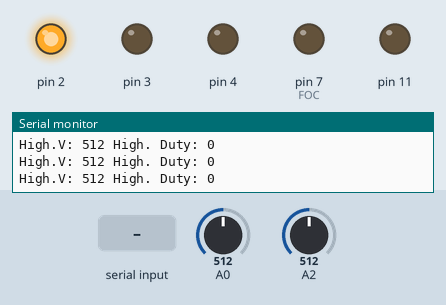
Bench run of a sketch on a simulated Arduino Uno, built with avr-gcc and run on an emulated ATmega328P. On the bench: output pins drawn as LEDs (lit = HIGH), the last lines printed to the serial monitor. The inputs (shaded band) are chosen by the test bench; at power-on: A0 = 512, A2 = 512.

Above: at 1.3 s.
1.4 s: A0 set to 0
At 1.56 s:
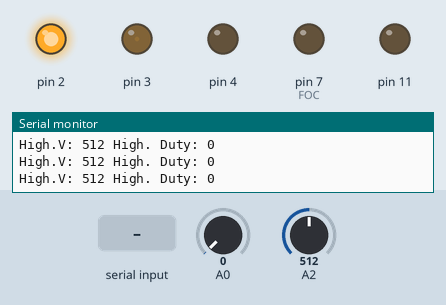
4.4 s: "H90\n" received over Serial
At 6.19 s:
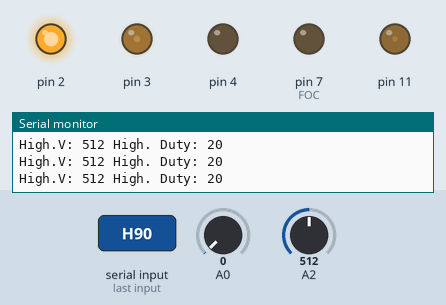
7.4 s: "H,45\n" received over Serial
At 7.6 s:
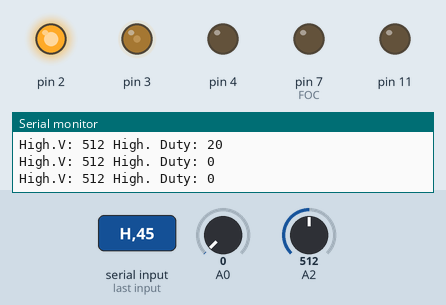
10.4 s: "H90\n" received over Serial
At 11.02 s:
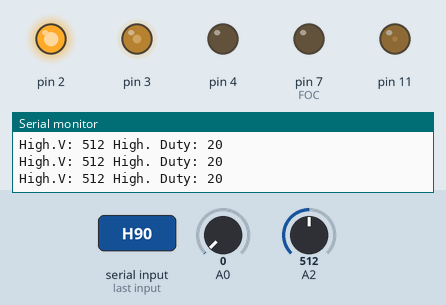
13.4 s: "H\n" received over Serial
At 18.1 s:
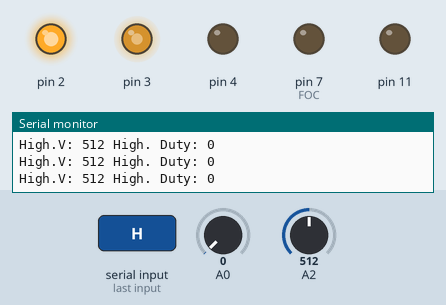
Timing chart, 0 to 18.9 s (numbered marks = the images above; inputs shaded):
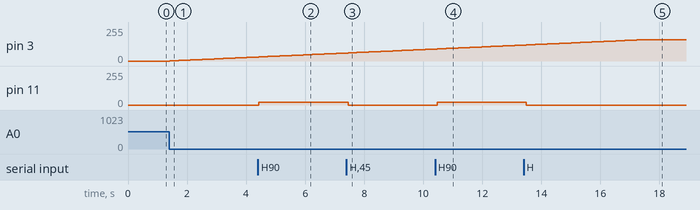

The sketch:

firmware.ino
```cpp
#include <Wire.h>
#include <Adafruit_MCP4725.h>

Adafruit_MCP4725 dac;

uint16_t x_value = 0;
uint16_t y_value = 0;
uint16_t focus_value = 0;

float hv_set_voltage = 0;
float med_set_voltage = 0;

int med_switch_duty = 0;
int hv_switch_duty = 0;

void setup()  {
  Serial.begin(115200);

  pinMode(2,OUTPUT); //X
  pinMode(4,OUTPUT); //Y
  pinMode(7,OUTPUT); //FOC
  pinMode(3,OUTPUT);
  pinMode(11,OUTPUT);
  TCCR2B = (TCCR2B & 0b11111000) | 0x01;//pin 3
//    TCCR2B = (TCCR2B & 0b11111000) | 0x02;//pin 3

  analogWrite(11,hv_switch_duty);
  analogWrite(3,med_switch_duty);
  digitalWrite(2,HIGH);
  digitalWrite(4,LOW);
  digitalWrite(7,LOW);
  delay(100);
  dac.begin(0x61);
}

void calc_voltages(){
  if(int(analogRead(A0)*1.044) > int(med_set_voltage)){
    med_switch_duty--;
  }
  else{
    med_switch_duty++;
  }
  med_switch_duty = constrain(med_switch_duty,0,160);
  analogWrite(3,med_switch_duty);

  hv_switch_duty = constrain(hv_switch_duty,0,20);
  analogWrite(11,hv_switch_duty);
}
String input = "";
void loop() {
  if(Serial.available()){
    input = Serial.readStringUntil('\n');
    if(input[0] == 'E'){
      hv_switch_duty = 0;
      analogWrite(11,hv_switch_duty);
      med_switch_duty = 0;
      analogWrite(3,med_switch_duty);
      hv_set_voltage = 0;
      med_set_voltage = 0;
    }
    if(input[0] == 'H'){
      hv_switch_duty = input.substring(1).toInt();
    }
    if(input[0] == 'M'){
      med_set_voltage = input.substring(1).toInt();
    }
  }
//  digitalWrite(2,HIGH);
//  digitalWrite(4,LOW);
//  digitalWrite(7,LOW);
//  uint32_t counter;
//  for (counter = 0; counter < 4090; counter+=5)
//  {
//    dac.setVoltage(counter, false);
//    calc_voltages();
//  }
//  dac.setVoltage(2048, false);
//  digitalWrite(2,LOW);
//  digitalWrite(4,HIGH);
//  digitalWrite(7,LOW);
//   for (counter = 0; counter < 4090; counter+=5)
//  {
//    dac.setVoltage(counter, false);
//    calc_voltages();
//  }
//  dac.setVoltage(2048, false);
//  digitalWrite(2,LOW);
//  digitalWrite(4,LOW);
//  digitalWrite(7,HIGH);
//  for (counter = 0; counter < 4090; counter+=5)
//  {
//    dac.setVoltage(counter, false);
//    calc_voltages();
//  }
   calc_voltages();
   //Serial.println("Med.V: " + String(analogRead(A0)*1.044) + " Med. Duty: " + med_switch_duty);
   Serial.println("High.V: " + String(analogRead(A2)) + " High. Duty: " + hv_switch_duty);
   delay(100);
}
```

Measured:
- after the input at 1.4 s, pin 3: moves from 0/255 to 30/255 over 2.9 s, starting at once
- after the input at 4.4 s, pin 11: 0/255 → 20/255 at once
- after the input at 7.4 s, pin 11: 20/255 → 0/255 after 0.05 s
- after the input at 10.4 s, pin 11: 0/255 → 20/255 after 0.08 s
- after the input at 13.4 s, pin 11: 20/255 → 0/255 after 0.10 s
